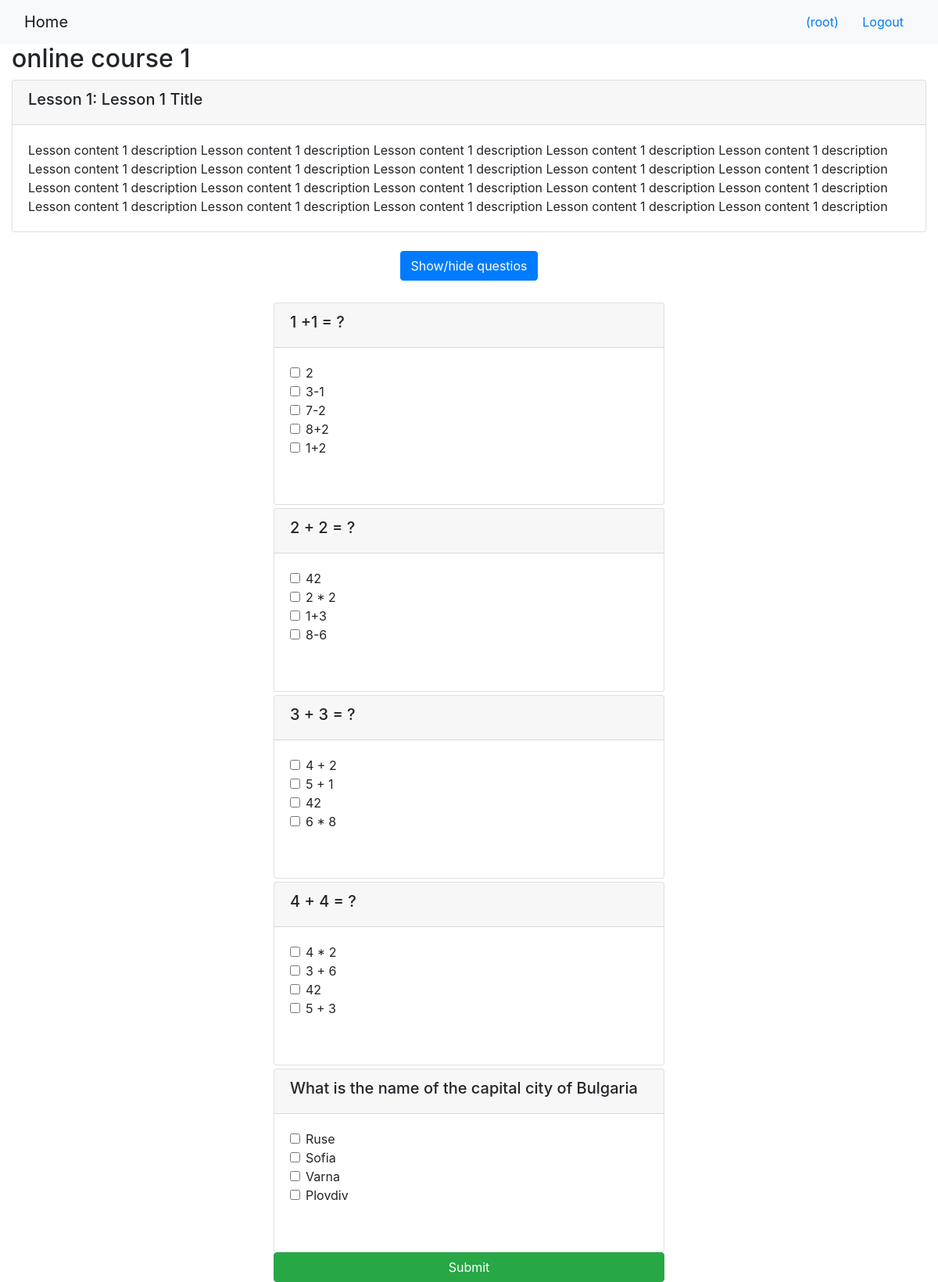
/onlinecourse/1/ (signed in), run on the app's committed database.
### onlinecourse/models.py (models this page shows, shortened)
class Course(models.Model):
    name = models.CharField(null=False, max_length=30, default='online course')
    image = models.ImageField(upload_to='course_images/')
    description = models.CharField(max_length=1000)
    pub_date = models.DateField(null=True)
    instructors = models.ManyToManyField(Instructor)
    users = models.ManyToManyField(settings.AUTH_USER_MODEL, through='Enrollment')
    total_enrollment = models.IntegerField(default=0)
    is_enrolled = False

class Lesson(models.Model):
    title = models.CharField(max_length=200, default="title")
    order = models.IntegerField(default=0)
    course = models.ForeignKey(Course, on_delete=models.CASCADE)
    content = models.TextField()

class Question(models.Model):
    lesson_id = models.ForeignKey(Course, on_delete=models.CASCADE)
    question_text = models.CharField(max_length=1000)
    grade = models.IntegerField(default=0)

class Choice(models.Model):
    question_id = models.ForeignKey(Question, on_delete=models.CASCADE)
    chioce_text = models.CharField(max_length=1000)
    is_correct = models.BooleanField(default=0)

### onlinecourse/views.py (the view)
# urls.py: path('<int:pk>/', views.CourseDetailView.as_view(), name='course_details'),
class CourseDetailView(generic.DetailView):
    model = Course
    template_name = 'onlinecourse/course_detail_bootstrap.html'

### onlinecourse/templates/onlinecourse/course_detail_bootstrap.html (shortened to what this page needs)
<!DOCTYPE html>
<html lang="en">
<head>
     {% load static %}
    <link rel="stylesheet" href="https://maxcdn.bootstrapcdn.com/bootstrap/4.5.2/css/bootstrap.min.css">
</head>
<body>
    <nav class="navbar navbar-light bg-light">
        <div class="container-fluid">
            <div class="navbar-header">
                  <a class="navbar-brand" href="{% url 'onlinecourse:index' %}">Home</a>
            </div>
            <ul class="nav navbar-nav navbar-right">
                {% if user.is_authenticated %}
                <li>
                    <a class="btn btn-link" href="#">{{ user.first_name }}({{ user.username }})</a>
                    <a class="btn btn-link" href="{% url 'onlinecourse:logout' %}">Logout</a>
                </li>
                {% endif %}
            </ul>
        </div>
    </nav>
    <div class="container-fluid">
            <h2>{{ course.name }}</h2>
            <div class="card-columns-vertical">
                {% for lesson in course.lesson_set.all %}
                    <div class="card mt-1">
                        <div class="card-header"><h5>Lesson {{lesson.order|add:1}}: {{lesson.title}}</h5></div>
                        <div class="card-body">{{lesson.content}}</div>
                    </div>
                {% endfor %}
            </div>
            {% if user.is_authenticated %}
            <br>
            <center>
            <button class='btn btn-primary' data-toggle="collapse"
            data-target="#exam">Show/hide questios </button></center>
            <br>
            <form id="questionform" action="submit/" method="post" style='width:500px; margin:auto'>
            <div id="exam" class="collapse show ">
            <div class="card-columns-vertical" >
                {% for question in course.question_set.all %}
                <div class="card mt-1">
                    <div class="card-header"><h5>{{ question.question_text}}</h5></div>
                    <div class="form-group" style='padding: 20px;'>
                            {% for choice in question.choice_set.all %}
                            <div class="form-check">
                                <label class="form-check-label">
                                    <input type="checkbox" name="choice_{{choice.id}}"
                                           class="form-check-input" id="{{choice.id}}"
                                           value="{{choice.id}}">{{ choice.chioce_text }}
                                </label>
                            </div>
                              {% endfor %}
                            <br />
                    </div>
                </div>
                {% endfor %}
                <input class="btn btn-success btn-block" type="submit" value="Submit">
            </form>
            {% endif %}
            </div>
</body>
</html>

### data on the page
Course: name "online course 1"
Lesson: order|add "1", title "Lesson 1 Title", content "Lesson content 1 description Lesson content 1 description Lesson content 1 description Lesson content 1 description Lesson content 1 description Lesson content 1 description Lesson content 1 description Lesson content 1 description Lesson content 1 description Lesson content 1 description Lesson content 1 description Lesson content 1 description Lesson content 1 description Lesson content 1 description Lesson content 1 description Lesson content 1 description Lesson content 1 description Lesson content 1 description Lesson content 1 description Lesson content 1 description"
Question: question_text "1 +1 = ?"
Choice: chioce_text "2"
Choice: chioce_text "3-1"
Choice: chioce_text "7-2"
Choice: chioce_text "8+2"
Choice: chioce_text "1+2"
Question: question_text "2 + 2 = ?"
Choice: chioce_text "42"
Choice: chioce_text "2 * 2"
Choice: chioce_text "1+3"
Choice: chioce_text "8-6"
Question: question_text "3 + 3 = ?"
Choice: chioce_text "4 + 2"
Choice: chioce_text "5 + 1"
Choice: chioce_text "42"
Choice: chioce_text "6 * 8"
Question: question_text "4 + 4 = ?"
Choice: chioce_text "4 * 2"
Choice: chioce_text "3 + 6"
Choice: chioce_text "42"
Choice: chioce_text "5 + 3"
Question: question_text "What is the name of the capital city of Bulgaria"
Choice: chioce_text "Ruse"
Choice: chioce_text "Sofia"
Choice: chioce_text "Varna"
Choice: chioce_text "Plovdiv"

### other printed values
{{ user.username }} "root"
